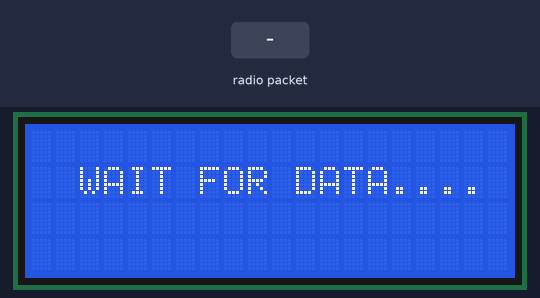
Recording of a sketch running on a simulated Arduino Uno, built with avr-gcc and run on an emulated ATmega328P. Shown: 20×4 character LCD. The test bench sets the inputs (shaded band). No radio packets arrive unless stated; what the sketch prints to the serial monitor is not drawn.

Above: at 2.3 s.
2.4 s: radio packet "1" arrives
At 3.7 s:
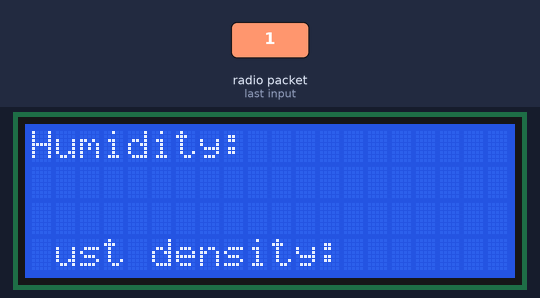
4.0 s: radio packet "0" arrives
At 4.3 s:
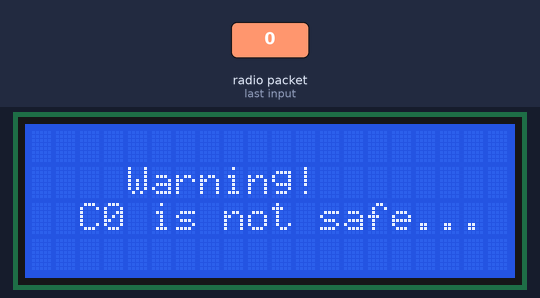
Timing chart, 0 to 7.0 s (numbered marks = the images above; inputs shaded):
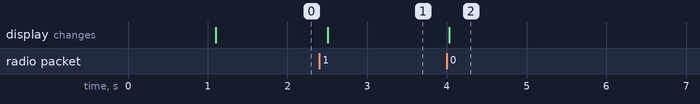

Measured:
- after the input at 2.4 s, the display: changes after 0.11 s (image 1)
- after the input at 4.0 s, the display: changes at once (image 2)

The sketch:

LCD_Node.ino
```cpp
#include <SPI.h>
#include <LoRa.h>
#include <Wire.h>
#include <LiquidCrystal_I2C.h>

#define sData 50
LiquidCrystal_I2C lcd(0x3F, 20, 4); // 0x27 for 1602 :)))
String dataPackage;

String h, t, c, dust;
char temp[sData];
void setup() {
  Serial.begin(9600);
  while (!Serial);

  Serial.println("LoRa Receiver");

  if (!LoRa.begin(433E6)) {
    Serial.println("Starting LoRa failed!");
    while (1);
  }
  delay(1000);
  LoRa.setSpreadingFactor(8);
  LoRa.setSignalBandwidth(62.5E3);
  LoRa.crc();

  lcd.begin();
  lcd.backlight();
  lcd.setCursor(2, 1);
  lcd.print("WAIT FOR DATA....");
}

void loop() {
  int packetSize = LoRa.parsePacket();
  int i = 0, k = 2;
  if (packetSize) {
    Serial.print("Received packet '");
    while (LoRa.available()) {
      temp[i] = (char)LoRa.read();
      ++i;
    }
    for (int j = 0; j < sData; j++) {
      Serial.print(temp[j]);
      if (temp[j] == ' ') break;
    }
    //LCD display
    if (temp[0] == '1')
    {

      lcd.setCursor(0, 0);
      lcd.print("Humidity: "); //13
      lcd.setCursor(0, 1);
      lcd.print("Temperature: ");
      lcd.setCursor(0, 2);
      lcd.print("CO: ");
      lcd.setCursor(0, 3);
      lcd.print("Dust density: ");

      // clear data LCD
      for (int t = 0; t < 3; t++) {
        lcd.setCursor(13, t);
        lcd.print("      "); // 6 col
      }
      lcd.setCursor(13, 0);
      for (; k < sData; k++) {
        if (temp[k] == '\n') break;
        lcd.print(temp[k]);
      }
      lcd.setCursor(13, 1);
      for (k += 1; k < sData; k++) {
        if (temp[k] == '\n') break;
        lcd.print(temp[k]);
      }
      lcd.setCursor(13, 2);
      for (k += 1; k < sData; k++) {
        if (temp[k] == '\n') break;
        lcd.print(temp[k]);
      }
      lcd.setCursor(13, 3);
      for (k += 1; k < sData; k++) {
        if (temp[k] == '\n') break;
        lcd.print(temp[k]);
      }
    }
    else if (temp[0] == '0'){
      lcd.clear();
      lcd.setCursor(4, 1);
      lcd.print("Warning!");
      lcd.setCursor(2, 2);
      lcd.print("C0 is not safe...");
      delay(10000);
    }
    else {
      lcd.setCursor(0, 0);
      lcd.print("Humidity: "); //13
      lcd.setCursor(0, 1);
      lcd.print("Temperature: ");
      lcd.setCursor(0, 2);
      lcd.print("CO: ");
      lcd.setCursor(0, 3);
      lcd.print("Dust density: ");
    }

  }
  // Clear data array_
  for (int j = 0; j < sData; j++) {
    temp[j] = ' ';
  }
}
```
